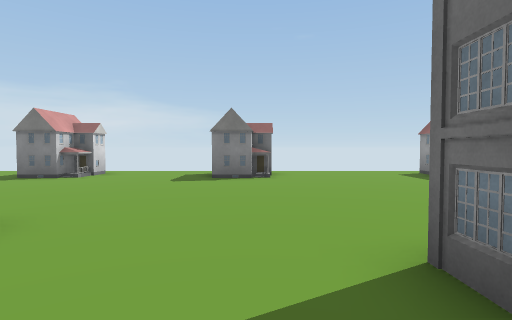
view 1 (above)

24 first-person views from a walk through a 3-D level made in the Unity game engine. The camera is 1.5 m above the floor, tilts 2° down and sees 80° across. The floor is counted in squares, 1.89 m on a side. Each view is taken from the middle of a square. On the plan, view 1 faces up. The plan holds only what a view shows up to about 11 squares ahead; the rest is blank. The place goes on beyond the plan. The player is left out. Some surface patterns are stand-ins.

view 2
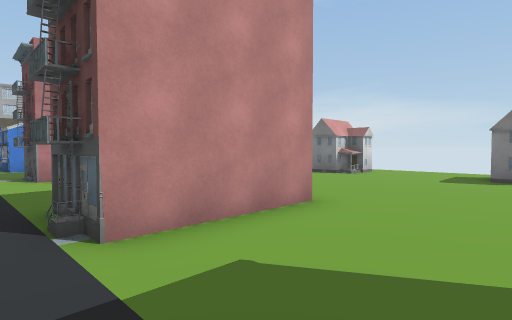

view 3
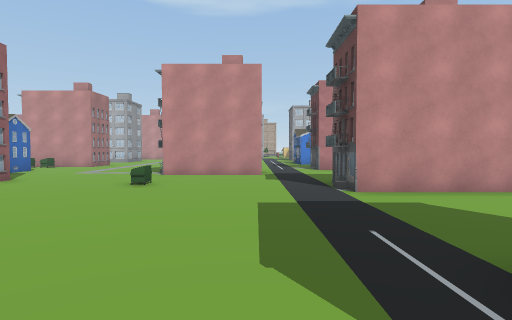

view 4
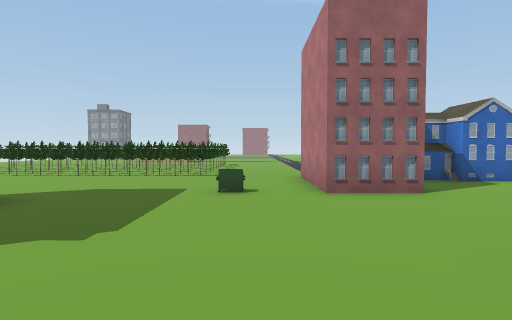

view 5
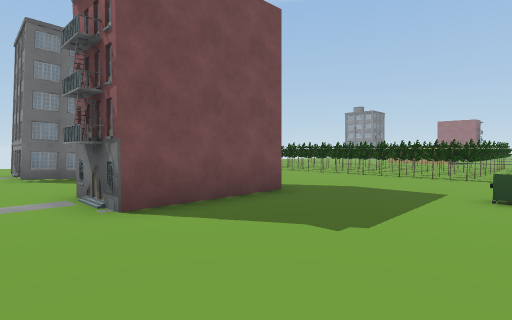

view 6
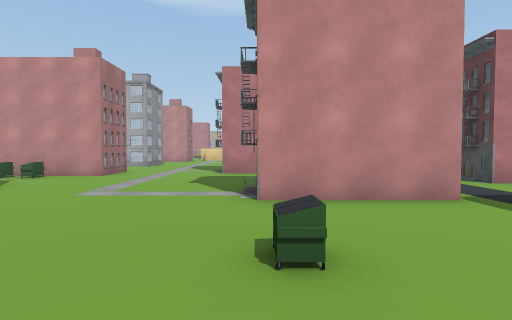

view 7
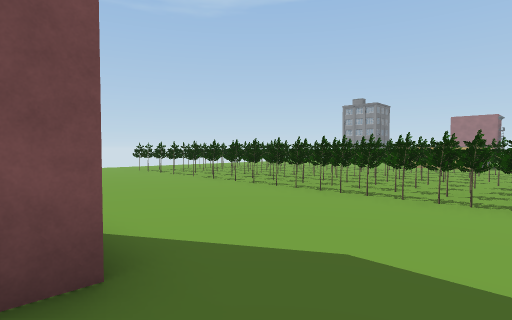

view 8
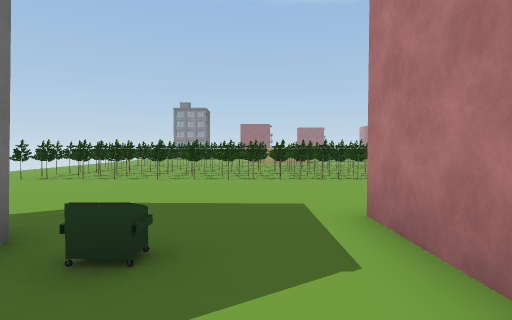

view 9
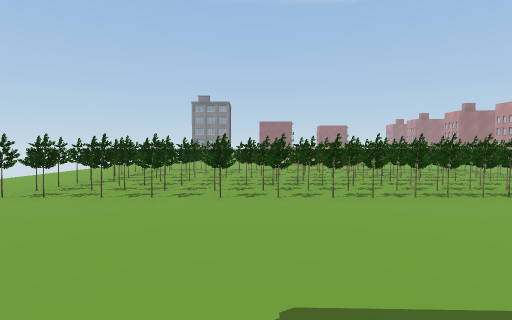

view 10
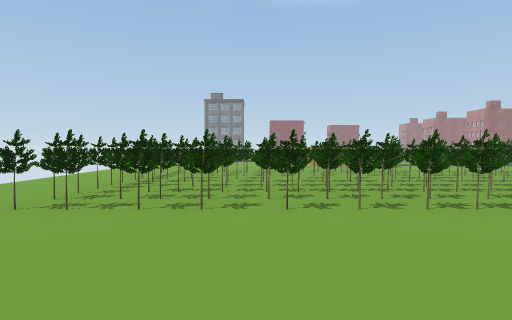

view 11
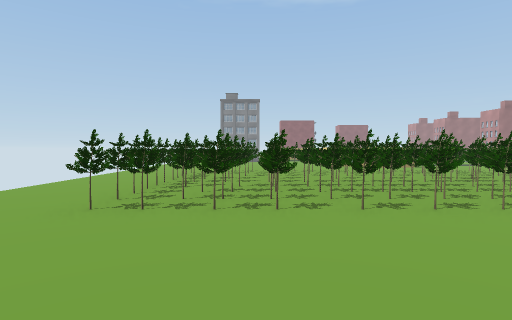

view 12
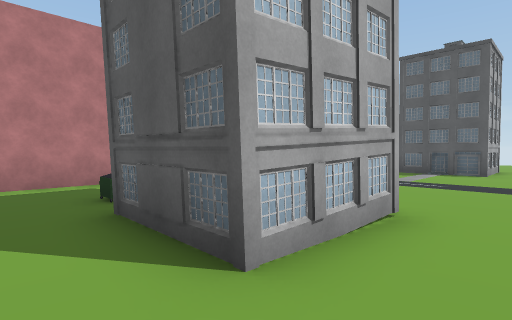

view 13
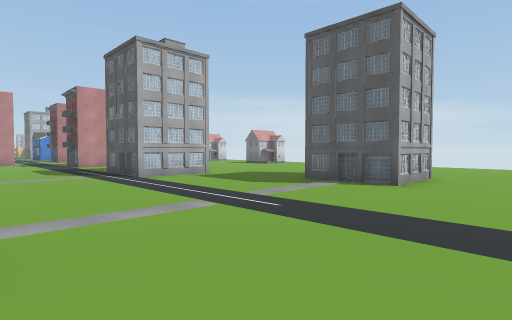

view 14
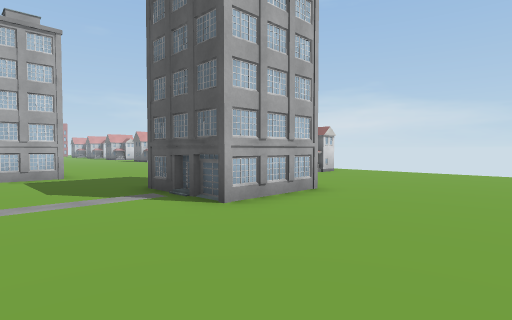

view 15
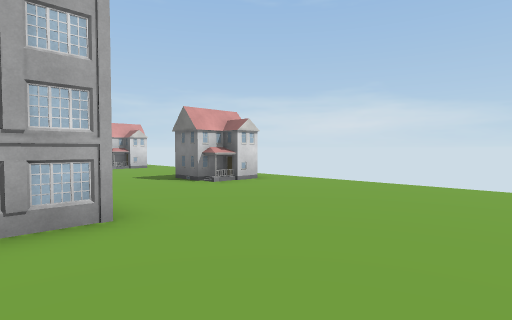

view 16
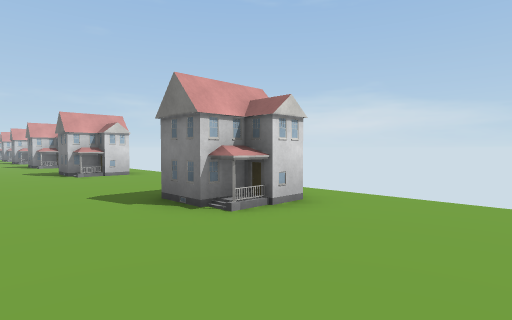

view 17
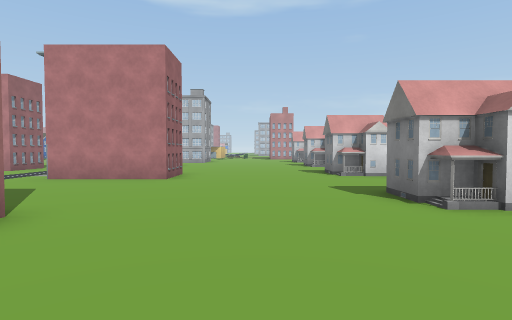

view 18
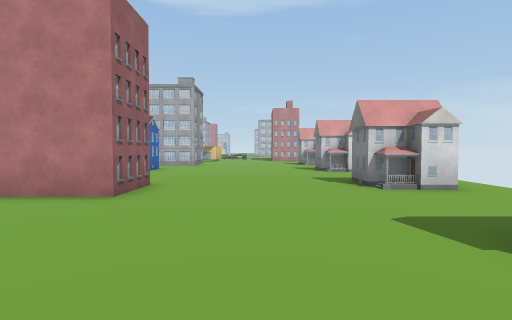

view 19
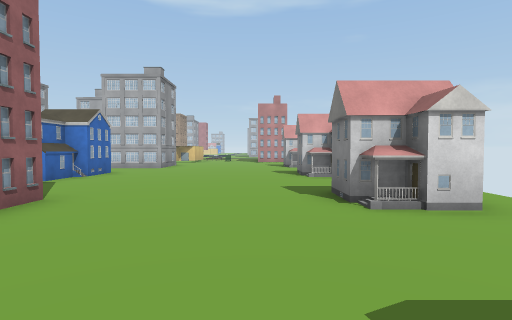

view 20
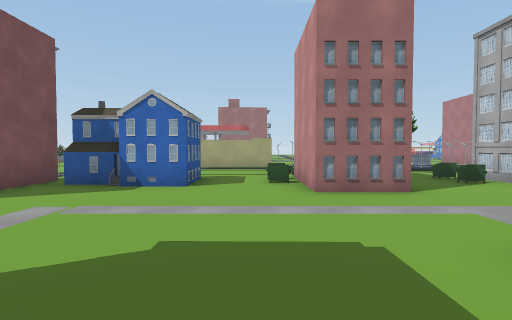

view 21
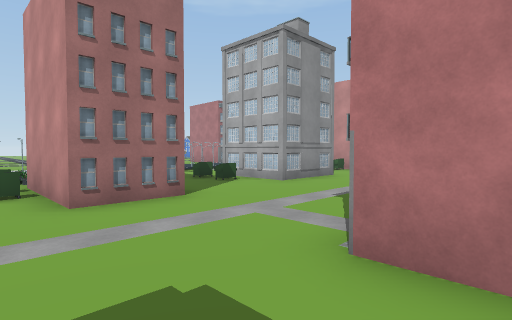

view 22
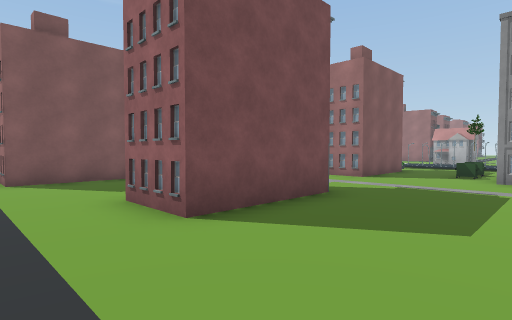

view 23
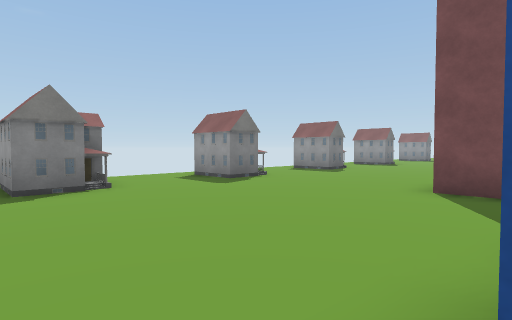

view 24
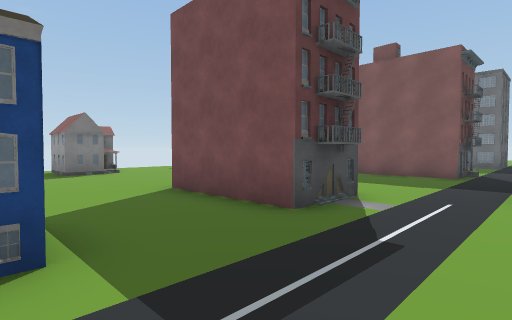

### Floor plan
Key: @ floor where view 1 was taken; # wall or solid block; . floor; B building; I bin; T tree; O other object.
Columns run from 17 left of view 1 to 13 right of it. Each row starts with its distance up from view 1.
 11    ......   ..................
 10  # ...##.. ##...##.....##.....
  9  #B...#B...#B...#B.....#B......
  8 ...............................
  7 ...............................
  6 ..................... .........
  5 ..................... .   #....
  4 ........................ ##....
  3 .......##....##.........##B....
  2 .##B...##....##.... #..........
  1   ##...##....##....##..........
  0    ....B.....B#..@.#B..........
 -1 . ............................
 -2  ........##...................
 -3 ....##...##...................
 -4 .... # ..##.........B....B....
 -5 .... #...B#..I.....##.... #..
 -6 ....B#.............# ..I. #..
 -7  ..................# ........
 -8  ............................
 -9 ............##.I............
-10 ##...##.....# ...............
-11  #I.. I..##B# ................
-12 B#I.. I..#  .B...TTTTTTT.TT.T..
-13  .... ...    ....TTTTTTTTTTTT..
-14  .T    ###    .. OOTTTTTTTTTT..
-15 OO               OOOOOOOOTTOT..
-16                 .OOOOOOOOTTOO..
-17                 .OOO OOOOOO.O..
-18                   OOOOOOOOOOO..
-19                   O  OOOOOO  ..

Where each view was taken, in squares from view 1:
view 1: 0 up, 0 right, facing up
view 2: 1 down, 0 right, facing up-left
view 3: 2 down, 3 right, facing left
view 4: 3 down, 2 left, facing down
view 5: 3 down, 2 left, facing down-right
view 6: 5 down, 2 left, facing left
view 7: 7 down, 0 right, facing down-right
view 8: 4 down, 5 right, facing down
view 9: 7 down, 7 right, facing down
view 10: 8 down, 8 right, facing down
view 11: 8 down, 9 right, facing down
view 12: 8 down, 11 right, facing up-left
view 13: 4 down, 12 right, facing up-left
view 14: 0 up, 13 right, facing up-left
view 15: 4 up, 13 right, facing up-left
view 16: 6 up, 10 right, facing up-left
view 17: 6 up, 1 left, facing left
view 18: 6 up, 4 left, facing left
view 19: 7 up, 6 left, facing left
view 20: 4 down, 10 left, facing down
view 21: 5 down, 10 left, facing down-left
view 22: 1 down, 17 left, facing down-right
view 23: 2 up, 17 left, facing up-right
view 24: 2 down, 14 left, facing up-right
